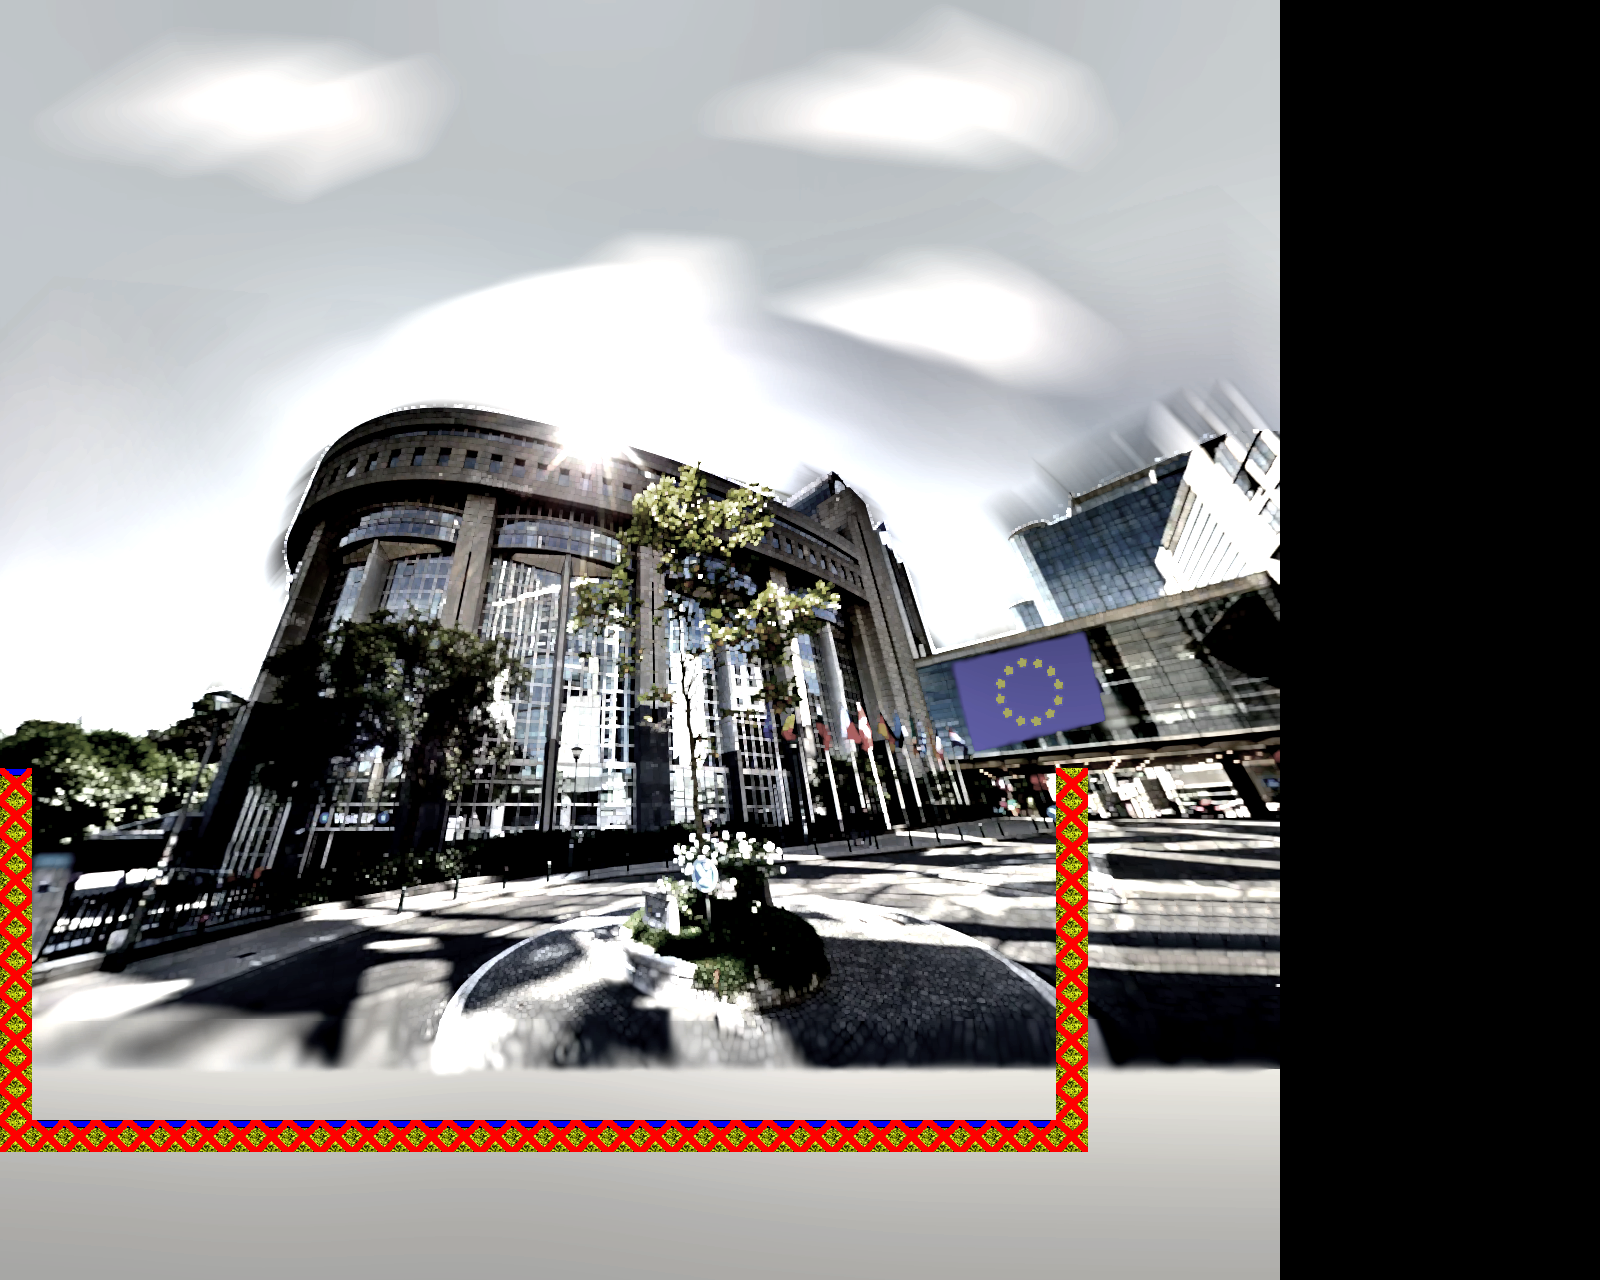

This is a level from a 2D game, rendered from its Tiled map with the project's own tilesets. A one-line summary and the map file follow, with tile-layer data summarised:
An orthogonal 50x40 tile map with 32x32 px tiles, 2 tile layers (tileset, tileset properties), 2 tilesets, 1 image layer and 3 objects (start, end).

<map version="1.0" orientation="orthogonal" renderorder="left-down" width="50" height="40" tilewidth="32" tileheight="32" nextobjectid="301">
 <tileset firstgid="1" name="tileset" tilewidth="32" tileheight="32" tilecount="16" columns="4">
  <image source="tileset.png" trans="ffffff" width="128" height="128" />
 </tileset>
 <tileset firstgid="17" name="tiles-props" tilewidth="32" tileheight="32" tilecount="16" columns="4">
  <image source="../images/tiles-props.png" trans="ffffff" width="128" height="128" />
 </tileset>
 <imagelayer name="background">
  <image source="euro-tlo.png" />
 </imagelayer>
 <layer name="tileset" width="50" height="40">
  <data>[2000 cells, 56 non-empty, 3 distinct tile ids]</data>
 </layer>
 <layer name="tileset properties" width="50" height="40">
  <data>[2000 cells, 56 non-empty, 1 distinct tile ids]</data>
 </layer>
 <objectgroup name="objects" offsetx="0" offsety="-1.33333">
  <object id="12" name="start" gid="19" x="32" y="1120" width="32" height="32" />
  <object id="289" name="end" gid="19" x="1120" y="1118.67" width="32" height="32" />
  <object id="297" gid="29" x="403" y="1009.33" width="32" height="32" />
 </objectgroup>
</map>